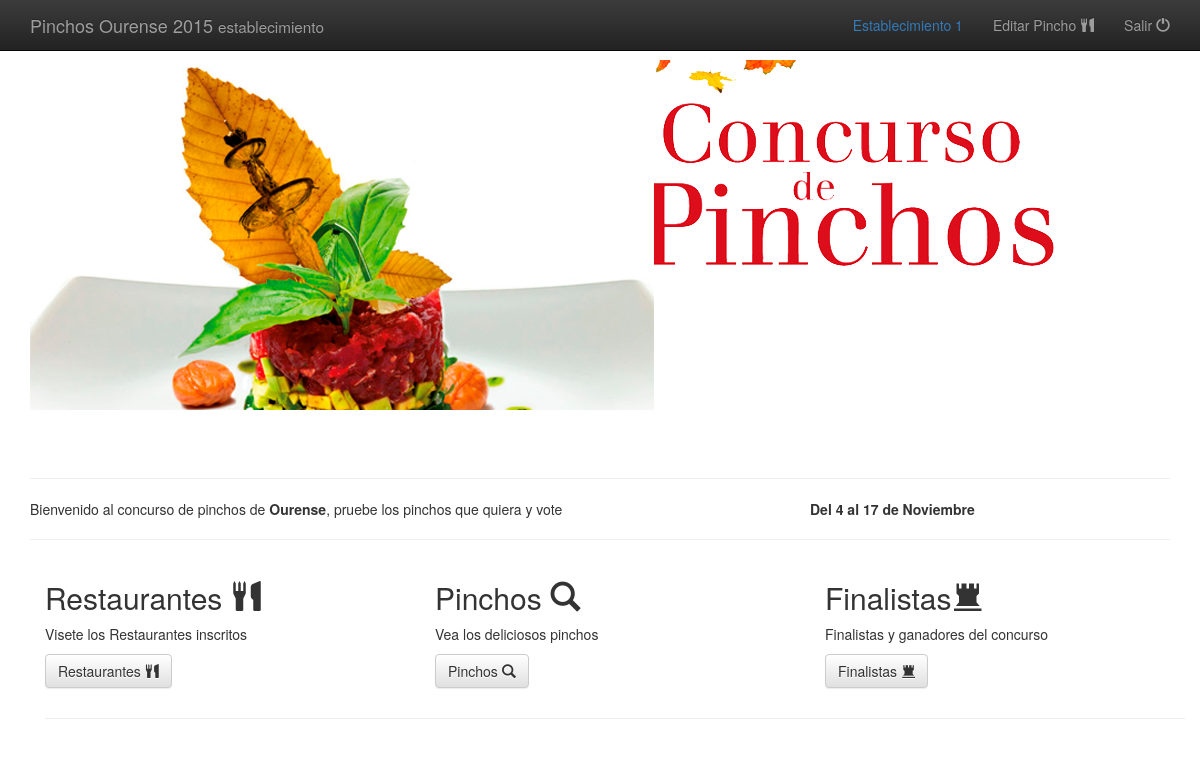
The app's page / (signed in) with its own data.
### tables this page shows
CREATE TABLE IF NOT EXISTS `configuracion` (
  `id` int(11) NOT NULL AUTO_INCREMENT,
  `logo` varchar(250) NOT NULL,
  `nombre` varchar(250) NOT NULL,
  `descripcion` mediumtext NOT NULL,
  `imagen` varchar(250) NOT NULL,
  `f_inicio` date NOT NULL,
  `f_fin` date NOT NULL,
  `resultados` tinyint(1) NOT NULL DEFAULT '0',
  `votacionesFinalistas` tinyint(1) NOT NULL DEFAULT '0',
  `votacionesGanadores` tinyint(1) NOT NULL DEFAULT '0',
  `votacionesPopulares` tinyint(1) NOT NULL DEFAULT '0',
  PRIMARY KEY (`id`)
);

### model/Configuracion.php (called while the page is built, shortened)
<?php
class Configuracion extends Model{
	private $id;
	function __construct(){
	   $this->id=1;
	}
	public function get(){
		$sentencia = $GLOBALS['DB']->prepare('SELECT *
								FROM configuracion
								WHERE id = ? ');
		$sentencia->execute(array($this->id));
		$resul=$sentencia->fetchall()[0];
		$this->nombre=$resul['nombre'];
		$this->descripcion=$resul['descripcion'];
		$this->imagen=$resul['imagen'];
		return $this;
	}
}

### model/Pincho.php (called while the page is built, shortened)
<?php
class Pincho extends Model{
	public $usuario_id;
	public function getPinchoByUsuarioId(){
		$sentencia = $GLOBALS['DB']->prepare('SELECT pincho_id,usuario_id,ingredientes,nombre,precio,finalista,imagen,descripcion,validado
								FROM pinchos
								WHERE usuario_id = ?' );
		$sentencia->execute(array($this->usuario_id));
		$result=$sentencia->fetchall(PDO::FETCH_CLASS, "Pincho");
		if($sentencia->rowCount() == 1){
			$result = $result[0];
			$this->usuario_id=$result->usuario_id;
			$this->validado=$result->validado;
			return $this;
		}else{
			return false;
		}
	}
}

### model/Establecimiento.php (called while the page is built, shortened)
<?php
include_once($GLOBALS['MODEL_PATH'].'Pincho.php');
class Establecimiento extends Model{
		public $usuario_id;
	public function hasPincho(){
		$pincho = new Pincho();
		$pincho->usuario_id = $this->usuario_id;
		if($pincho->getPinchoByUsuarioId())
			return $pincho;
		else
			return false;
	}
}

### template/index/index.php (the view)
<div class="jumbotron" id="imgPrincipal">
     <div class="container">
	<img src="<?= $GLOBALS['IMGCONCURSO_URL'].$GLOBALS['conf']->imagen;?>" class="img-responsive" alt="Responsive image">
     </div>
</div>
   <div class="container">
     <hr>
			<?= $GLOBALS['conf']->descripcion;?>
     <hr>
   <div class="container">
     <div class="row">
       <div class="col-md-4">
         <h2>Restaurantes <span class="glyphicon glyphicon-cutlery"/></h2>
         <p>Visete los Restaurantes inscritos</p>
         <p><a class="btn btn-default" href="/?action=restaurantes" role="button">Restaurantes <span class="glyphicon glyphicon-cutlery"/></a></p>
       </div>
       <div class="col-md-4">
         <h2>Pinchos <span class="glyphicon glyphicon-search"/></h2>
         <p>Vea los deliciosos pinchos</p>
         <p><a class="btn btn-default" href="/?action=pinchos" role="button">Pinchos <span class="glyphicon glyphicon-search"/></a></p>
      </div>
       <div class="col-md-4">
         <h2>Finalistas<span class="glyphicon glyphicon-tower"/></h2>
         <p>Finalistas y ganadores del concurso</p>
         <p><a class="btn btn-default" href="/?action=finalistas" role="button">Finalistas <span class="glyphicon glyphicon-tower"/></a></p>
       </div>
     </div>
     <hr>
   </div>

### template/layouts/loginNavEstablecimiento.php (shortened to what this page needs)
<nav class="navbar navbar-inverse navbar-fixed-top" role="navigation">
  <div class="container">
	<div class="navbar-header">
	  <a class="navbar-brand" href="/"><?php echo $GLOBALS['conf']->nombre;?> <small class="hidden-xs hidden-sm"><?php echo $_SESSION['user']['role'];?></small></a>
	</div>
	<div id="navbar" class="navbar-collapse collapse">
	  <ul class="nav navbar-nav navbar-right">
		<li><p class="navbar-text" href="#"><a href="<?php echo $GLOBALS['CONTROLLER_URL'].'establecimientoController.php'?>" ><?php echo $_SESSION['user']['name'];?></a></p></li>
		<?php if($GLOBALS['Pincho'] != false):?>
			<?php if(!$GLOBALS['Pincho']->validado):?>
				<li><a href="<?php echo $GLOBALS['CONTROLLER_URL'].'establecimientoController.php?action=verPincho'?>">Editar Pincho <span class="glyphicon glyphicon-cutlery" aria-hidden="true"/></a></li>
			<?php else: ?>
				<li><a href="<?php echo $GLOBALS['CONTROLLER_URL'].'establecimientoController.php?action=generarCodigos'?>">Generar códigos <span class="glyphicon glyphicon-cutlery" aria-hidden="true"/></a></li>
			<?php endif;?>
		<?php else: ?>
			<li><a href="<?php echo $GLOBALS['CONTROLLER_URL'].'establecimientoController.php?action=registrarPincho'?>">Registrar Pincho <span class="glyphicon glyphicon-cutlery" aria-hidden="true"/></a></li>
		<?php endif;?>
		<li><a href="<?php echo $GLOBALS['CONTROLLER_URL'].'usersController.php?action=logout'?>">Salir <span class="glyphicon glyphicon-off" aria-hidden="true"/></a></li>
	  </ul>
	</div>
  </div>
</nav>

### records on screen
configuracion: nombre "Pinchos Ourense 2015", imagen (picture), descripcion "Bienvenido al concurso de pinchos de Ourense , pruebe los pinchos que quiera y vote Del 4 al 17 de Noviembre"

### other values on screen
$_SESSION['user']['role'] "establecimiento"
$_SESSION['user']['name'] "Establecimiento 1"
